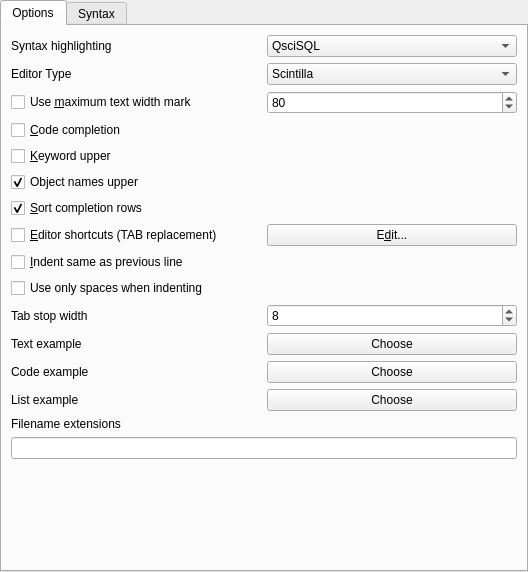
<?xml version="1.0" encoding="UTF-8"?>
<ui version="4.0">
 <class>toSyntaxSetupUI</class>
 <widget class="QWidget" name="toSyntaxSetupUI">
  <property name="geometry">
   <rect>
    <x>0</x>
    <y>0</y>
    <width>528</width>
    <height>572</height>
   </rect>
  </property>
  <property name="windowTitle">
   <string>Form1</string>
  </property>
  <property name="toolTip">
   <string/>
  </property>
  <layout class="QHBoxLayout" name="horizontalLayout_7">
   <property name="spacing">
    <number>6</number>
   </property>
   <property name="margin">
    <number>0</number>
   </property>
   <item>
    <widget class="QTabWidget" name="tabWidget">
     <property name="currentIndex">
      <number>0</number>
     </property>
     <widget class="QWidget" name="OptionsTab">
      <attribute name="title">
       <string>Options</string>
      </attribute>
      <layout class="QVBoxLayout" name="verticalLayout">
       <item>
        <layout class="QHBoxLayout" name="horizontalLayout_9">
         <item>
          <widget class="QLabel" name="label">
           <property name="text">
            <string>Syntax highlighting</string>
           </property>
          </widget>
         </item>
         <item>
          <widget class="QComboBox" name="SyntaxHighlighting">
           <item>
            <property name="text">
             <string extracomment="Use Scintilla native SQL Lexer">QsciSQL</string>
            </property>
           </item>
           <item>
            <property name="text">
             <string extracomment="Use vendor specific SQL Lexer (if implemented)">Native</string>
            </property>
           </item>
          </widget>
         </item>
        </layout>
       </item>
       <item>
        <layout class="QHBoxLayout" name="horizontalLayout_10">
         <item>
          <widget class="QLabel" name="EditorTypeLabel">
           <property name="text">
            <string>Editor Type</string>
           </property>
          </widget>
         </item>
         <item>
          <widget class="QComboBox" name="EditorType">
           <item>
            <property name="text">
             <string>Scintilla</string>
            </property>
           </item>
           <item>
            <property name="text">
             <string>Em</string>
            </property>
           </item>
          </widget>
         </item>
        </layout>
       </item>
       <item>
        <layout class="QHBoxLayout" name="horizontalLayout">
         <item>
          <widget class="QCheckBox" name="UseMaxTextWidthMarkBool">
           <property name="toolTip">
            <string>Display the line/column marker at the specified position</string>
           </property>
           <property name="text">
            <string>Use &amp;maximum text width mark</string>
           </property>
          </widget>
         </item>
         <item>
          <widget class="QSpinBox" name="MaxTextWidthMark">
           <property name="toolTip">
            <string>Specify the column (text width) where to show marker</string>
           </property>
           <property name="minimum">
            <number>1</number>
           </property>
           <property name="maximum">
            <number>999999</number>
           </property>
           <property name="value">
            <number>80</number>
           </property>
          </widget>
         </item>
        </layout>
       </item>
       <item>
        <widget class="QCheckBox" name="CodeCompletionBool">
         <property name="toolTip">
          <string>Activate code completion in SQL editors. Not recommended on slow connections.</string>
         </property>
         <property name="text">
          <string>&amp;Code completion</string>
         </property>
        </widget>
       </item>
       <item>
        <widget class="QCheckBox" name="KeywordUpper">
         <property name="toolTip">
          <string>Convert all keywords to uppercase when displayingsyntaxhighlighted text.  Only available for monospaced fonts.</string>
         </property>
         <property name="text">
          <string>&amp;Keyword upper</string>
         </property>
        </widget>
       </item>
       <item>
        <widget class="QCheckBox" name="ObjectNamesUpper">
         <property name="toolTip">
          <string>Table, view, column names etc. are extracted in upper-case</string>
         </property>
         <property name="text">
          <string>Object names upper</string>
         </property>
         <property name="checked">
          <bool>true</bool>
         </property>
        </widget>
       </item>
       <item>
        <widget class="QCheckBox" name="CompletionSort">
         <property name="toolTip">
          <string>Sort the available completion rows alphabetically or in the order the are.</string>
         </property>
         <property name="text">
          <string>&amp;Sort completion rows</string>
         </property>
         <property name="checked">
          <bool>true</bool>
         </property>
        </widget>
       </item>
       <item>
        <layout class="QHBoxLayout" name="horizontalLayout_2">
         <item>
          <widget class="QCheckBox" name="EditorShortcuts">
           <property name="text">
            <string>&amp;Editor shortcuts (TAB replacement)</string>
           </property>
          </widget>
         </item>
         <item>
          <widget class="QPushButton" name="EditorShortcutsEdit">
           <property name="text">
            <string>E&amp;dit...</string>
           </property>
          </widget>
         </item>
        </layout>
       </item>
       <item>
        <widget class="QCheckBox" name="AutoIndentBool">
         <property name="toolTip">
          <string>Indent a new line in an editor to the same column as the previous line</string>
         </property>
         <property name="text">
          <string>&amp;Indent same as previous line</string>
         </property>
        </widget>
       </item>
       <item>
        <widget class="QCheckBox" name="UseSpacesForIndentBool">
         <property name="toolTip">
          <string>If set the editor will insert spaces rather than tabs</string>
         </property>
         <property name="text">
          <string>Use only spaces when indenting</string>
         </property>
        </widget>
       </item>
       <item>
        <layout class="QHBoxLayout" name="horizontalLayout_6">
         <item>
          <widget class="QLabel" name="TabStopLabel">
           <property name="toolTip">
            <string>Number of character width of tabstops</string>
           </property>
           <property name="whatsThis">
            <string>Number of character width of tabstops</string>
           </property>
           <property name="text">
            <string>Tab stop width</string>
           </property>
           <property name="wordWrap">
            <bool>false</bool>
           </property>
           <property name="buddy">
            <cstring>TabStopInt</cstring>
           </property>
          </widget>
         </item>
         <item>
          <widget class="QSpinBox" name="TabStopInt">
           <property name="minimum">
            <number>1</number>
           </property>
           <property name="value">
            <number>8</number>
           </property>
          </widget>
         </item>
        </layout>
       </item>
       <item>
        <layout class="QHBoxLayout" name="horizontalLayout_3">
         <item>
          <widget class="QLabel" name="TextExample">
           <property name="text">
            <string>Text example</string>
           </property>
           <property name="wordWrap">
            <bool>false</bool>
           </property>
          </widget>
         </item>
         <item>
          <widget class="QPushButton" name="TextExampleChoose">
           <property name="text">
            <string>Choose</string>
           </property>
          </widget>
         </item>
        </layout>
       </item>
       <item>
        <layout class="QHBoxLayout" name="horizontalLayout_4">
         <item>
          <widget class="QLabel" name="CodeExample">
           <property name="text">
            <string>Code example</string>
           </property>
           <property name="wordWrap">
            <bool>false</bool>
           </property>
          </widget>
         </item>
         <item>
          <widget class="QPushButton" name="CodeExampleChoose">
           <property name="text">
            <string>Choose</string>
           </property>
          </widget>
         </item>
        </layout>
       </item>
       <item>
        <layout class="QHBoxLayout" name="horizontalLayout_5">
         <item>
          <widget class="QLabel" name="ResultExample">
           <property name="text">
            <string>List example</string>
           </property>
           <property name="wordWrap">
            <bool>false</bool>
           </property>
          </widget>
         </item>
         <item>
          <widget class="QPushButton" name="ResultExampleChoose">
           <property name="text">
            <string>Choose</string>
           </property>
          </widget>
         </item>
        </layout>
       </item>
       <item>
        <widget class="QLabel" name="TextLabel1">
         <property name="text">
          <string>Filename extensions</string>
         </property>
         <property name="wordWrap">
          <bool>false</bool>
         </property>
        </widget>
       </item>
       <item>
        <widget class="QLineEdit" name="Extensions"/>
       </item>
       <item>
        <spacer name="verticalSpacer">
         <property name="orientation">
          <enum>Qt::Vertical</enum>
         </property>
         <property name="sizeHint" stdset="0">
          <size>
           <width>20</width>
           <height>93</height>
          </size>
         </property>
        </spacer>
       </item>
      </layout>
     </widget>
     <widget class="QWidget" name="SyntaxTab">
      <attribute name="title">
       <string>Syntax</string>
      </attribute>
      <layout class="QHBoxLayout" name="horizontalLayout_8" stretch="1,2">
       <item>
        <widget class="QGroupBox" name="GroupBox2">
         <property name="title">
          <string>Sy&amp;ntax components</string>
         </property>
         <layout class="QGridLayout">
          <property name="margin">
           <number>11</number>
          </property>
          <property name="spacing">
           <number>6</number>
          </property>
          <item row="0" column="0" colspan="2">
           <widget class="QListWidget" name="SyntaxComponent"/>
          </item>
          <item row="1" column="0">
           <widget class="QLabel" name="ExampleColor">
            <property name="autoFillBackground">
             <bool>true</bool>
            </property>
            <property name="text">
             <string/>
            </property>
            <property name="wordWrap">
             <bool>false</bool>
            </property>
           </widget>
          </item>
          <item row="3" column="1">
           <widget class="QLabel" name="BGSample">
            <property name="autoFillBackground">
             <bool>true</bool>
            </property>
            <property name="text">
             <string/>
            </property>
           </widget>
          </item>
          <item row="1" column="1">
           <widget class="QPushButton" name="PickButton">
            <property name="sizePolicy">
             <sizepolicy hsizetype="Maximum" vsizetype="Fixed">
              <horstretch>0</horstretch>
              <verstretch>0</verstretch>
             </sizepolicy>
            </property>
            <property name="text">
             <string>&amp;Pick</string>
            </property>
           </widget>
          </item>
          <item row="3" column="0">
           <widget class="QLabel" name="BGColorLabel">
            <property name="text">
             <string>Background</string>
            </property>
           </widget>
          </item>
          <item row="5" column="1">
           <widget class="QLabel" name="FontSample">
            <property name="autoFillBackground">
             <bool>true</bool>
            </property>
            <property name="text">
             <string>Sample</string>
            </property>
           </widget>
          </item>
          <item row="5" column="0">
           <widget class="QLabel" name="FontLabel">
            <property name="text">
             <string>Font</string>
            </property>
           </widget>
          </item>
          <item row="6" column="0" colspan="2">
           <widget class="QTextBrowser" name="textBrowser">
            <property name="sizePolicy">
             <sizepolicy hsizetype="Expanding" vsizetype="Expanding">
              <horstretch>0</horstretch>
              <verstretch>0</verstretch>
             </sizepolicy>
            </property>
            <property name="minimumSize">
             <size>
              <width>0</width>
              <height>0</height>
             </size>
            </property>
            <property name="maximumSize">
             <size>
              <width>16777215</width>
              <height>100</height>
             </size>
            </property>
            <property name="openLinks">
             <bool>false</bool>
            </property>
           </widget>
          </item>
          <item row="2" column="0">
           <widget class="QLabel" name="FGColorLabel">
            <property name="text">
             <string>Foreground</string>
            </property>
           </widget>
          </item>
          <item row="2" column="1">
           <widget class="QLabel" name="FGSample">
            <property name="autoFillBackground">
             <bool>true</bool>
            </property>
            <property name="text">
             <string/>
            </property>
           </widget>
          </item>
         </layout>
        </widget>
       </item>
       <item>
        <widget class="toDebugEditor" name="Example" native="true">
         <property name="minimumSize">
          <size>
           <width>200</width>
           <height>0</height>
          </size>
         </property>
        </widget>
       </item>
      </layout>
     </widget>
    </widget>
   </item>
  </layout>
 </widget>
 <customwidgets>
  <customwidget>
   <class>toDebugEditor</class>
   <extends>QWidget</extends>
   <header>editor/todebugeditor.h</header>
  </customwidget>
 </customwidgets>
 <tabstops>
  <tabstop>SyntaxComponent</tabstop>
  <tabstop>PickButton</tabstop>
 </tabstops>
 <resources/>
 <connections>
  <connection>
   <sender>ResultExampleChoose</sender>
   <signal>clicked()</signal>
   <receiver>toSyntaxSetupUI</receiver>
   <slot>selectResultFont()</slot>
   <hints>
    <hint type="sourcelabel">
     <x>20</x>
     <y>20</y>
    </hint>
    <hint type="destinationlabel">
     <x>20</x>
     <y>20</y>
    </hint>
   </hints>
  </connection>
  <connection>
   <sender>CodeExampleChoose</sender>
   <signal>clicked()</signal>
   <receiver>toSyntaxSetupUI</receiver>
   <slot>selectFont()</slot>
   <hints>
    <hint type="sourcelabel">
     <x>20</x>
     <y>20</y>
    </hint>
    <hint type="destinationlabel">
     <x>20</x>
     <y>20</y>
    </hint>
   </hints>
  </connection>
  <connection>
   <sender>KeywordUpper</sender>
   <signal>toggled(bool)</signal>
   <receiver>toSyntaxSetupUI</receiver>
   <slot>changeUpper(bool)</slot>
   <hints>
    <hint type="sourcelabel">
     <x>20</x>
     <y>20</y>
    </hint>
    <hint type="destinationlabel">
     <x>20</x>
     <y>20</y>
    </hint>
   </hints>
  </connection>
  <connection>
   <sender>PickButton</sender>
   <signal>clicked()</signal>
   <receiver>toSyntaxSetupUI</receiver>
   <slot>selectColor()</slot>
   <hints>
    <hint type="sourcelabel">
     <x>20</x>
     <y>20</y>
    </hint>
    <hint type="destinationlabel">
     <x>20</x>
     <y>20</y>
    </hint>
   </hints>
  </connection>
  <connection>
   <sender>SyntaxComponent</sender>
   <signal>currentItemChanged(QListWidgetItem*,QListWidgetItem*)</signal>
   <receiver>toSyntaxSetupUI</receiver>
   <slot>changeLine(QListWidgetItem*)</slot>
   <hints>
    <hint type="sourcelabel">
     <x>20</x>
     <y>20</y>
    </hint>
    <hint type="destinationlabel">
     <x>20</x>
     <y>20</y>
    </hint>
   </hints>
  </connection>
  <connection>
   <sender>CodeCompletionBool</sender>
   <signal>toggled(bool)</signal>
   <receiver>CompletionSort</receiver>
   <slot>setEnabled(bool)</slot>
   <hints>
    <hint type="sourcelabel">
     <x>20</x>
     <y>20</y>
    </hint>
    <hint type="destinationlabel">
     <x>20</x>
     <y>20</y>
    </hint>
   </hints>
  </connection>
  <connection>
   <sender>TextExampleChoose</sender>
   <signal>clicked()</signal>
   <receiver>toSyntaxSetupUI</receiver>
   <slot>selectText()</slot>
   <hints>
    <hint type="sourcelabel">
     <x>20</x>
     <y>20</y>
    </hint>
    <hint type="destinationlabel">
     <x>20</x>
     <y>20</y>
    </hint>
   </hints>
  </connection>
 </connections>
</ui>
